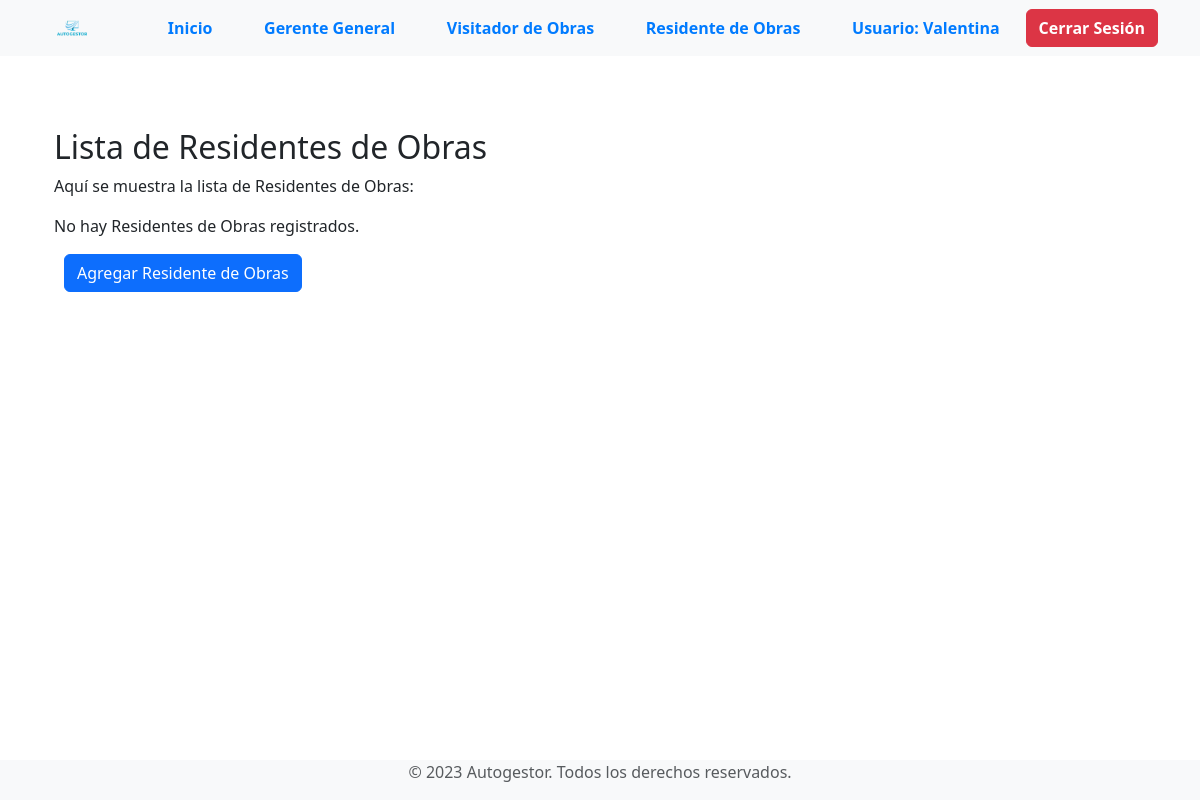
Before: /secciones/empresas/residente/index_residente.php (signed in) with the older database file.
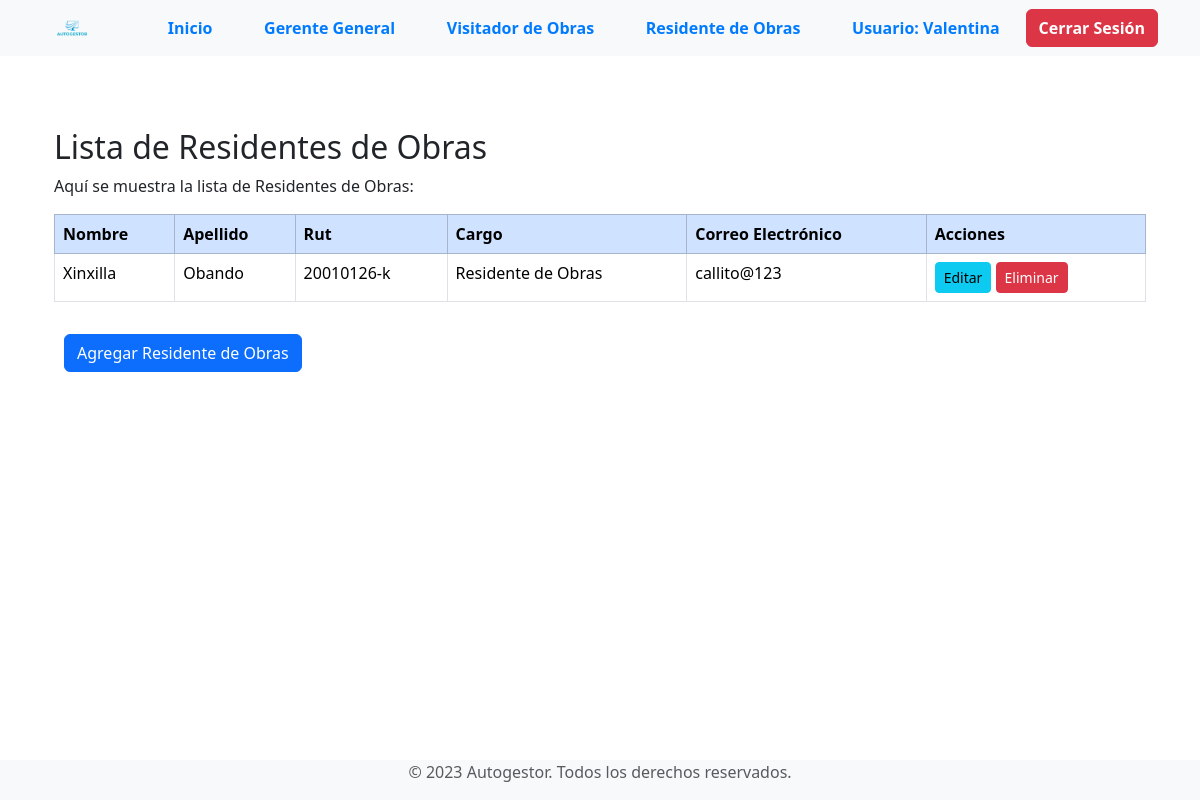
After: the same page with the newer database file.
### tables this page shows
CREATE TABLE `residentes_obra` (
  `id` int(11) NOT NULL,
  `id_empresa` int(11) DEFAULT NULL,
  `nombre` varchar(50) NOT NULL,
  `apellido` varchar(50) NOT NULL,
  `rut` varchar(20) NOT NULL,
  `cargo` varchar(50) NOT NULL,
  `correo` varchar(100) NOT NULL,
  `contrasena` varchar(255) NOT NULL
);

### secciones/empresas/residente/index_residente.php (the view, shortened to what this page needs)
<?php
include("../../../bd.php");
$id_empresa_actual = $_SESSION['id_empresa'];
include("../templates/header_empresa.php");
$sentencia = $conexion->prepare("SELECT * FROM residentes_obra WHERE id_empresa = :id_empresa");
$sentencia->bindParam(":id_empresa", $id_empresa_actual);
$sentencia->execute();
$residentesObras = $sentencia->fetchAll(PDO::FETCH_ASSOC);
?>
<div class="container mt-5">
    <h2>Lista de Residentes de Obras</h2>
    <p>Aquí se muestra la lista de Residentes de Obras:</p>
    <?php if ($residentesObras) : ?>
        <div class="table-responsive">
            <table class="table table-bordered table-hover">
                <thead class="table-primary">
                    <tr>
                        <th scope="col">Nombre</th>
                        <th scope="col">Apellido</th>
                        <th scope="col">Rut</th>
                        <th scope="col">Cargo</th>
                        <th scope="col">Correo Electrónico</th>
                        <th scope="col">Acciones</th>
                    </tr>
                </thead>
                <tbody>
                    <?php foreach ($residentesObras as $residente) : ?>
                        <tr>
                            <td><?php echo $residente['nombre']; ?></td>
                            <td><?php echo $residente['apellido']; ?></td>
                            <td><?php echo $residente['rut']; ?></td>
                            <td><?php echo $residente['cargo']; ?></td>
                            <td><?php echo $residente['correo']; ?></td>
                            <td>
                                <a href='./editar_residente.php?id=<?php echo $residente['id']; ?>' class='btn btn-info btn-sm'>Editar</a>
                                <button class='btn btn-danger btn-sm' onclick='confirmarEliminacion(<?php echo $residente['id']; ?>)'>Eliminar</button>
                            </td>
                        </tr>
                    <?php endforeach; ?>
                </tbody>
            </table>
        </div>
    <?php else : ?>
        <p>No hay Residentes de Obras registrados.</p>
    <?php endif; ?>
    <div class="mt-3">
        <a href="<?php echo $url_base2; ?>residente/crear_residente.php" class="btn btn-primary">Agregar Residente de Obras</a>
    </div>
</div>
<?php include("../templates/footer_empresa.php"); ?>

### secciones/empresas/templates/header_empresa.php (shortened to what this page needs)
<?php
$url_base = "http://localhost/ProyectoOC/";
$url_base2 = "http://localhost/ProyectoOC/secciones/empresas/";
?>
<!doctype html>
<html lang="es">
<head>
    <link href="https://cdn.jsdelivr.net/npm/bootstrap@5.3.2/dist/css/bootstrap.min.css" rel="stylesheet"
>
    <link rel="stylesheet" type="text/css" href="<?php echo $url_base; ?>CSS/styles.css">
</head>
<body class="d-flex flex-column min-vh-100">
<header>
    <nav class="navbar navbar-expand navbar-light bg-light">
            <div class="container">
                <div id="logotipo">
                <a href="<?php echo $url_base2; ?>index_empresa.php">
                    <img src="<?php echo $url_base; ?>img/logo.png" alt="Logotipo de la Web">
                </a>
            </div>
            <div class="collapse navbar-collapse" id="navbarSupportedContent">
                <ul class="navbar-nav mr-auto">
                    <li class="nav-item">
                        <a class="nav-link" href="<?php echo $url_base2; ?>index_empresa.php"><strong>Inicio</strong></a>
                    </li>
                    <li class="nav-item">
                        <a class="nav-link" href="<?php echo $url_base2; ?>gerente_general/index_gerente.php"><strong>Gerente General</strong></a>
                    </li>
                    <li class="nav-item">
                        <a class="nav-link" href="<?php echo $url_base2; ?>visitador_obra/index_visitador.php"><strong>Visitador de Obras</strong></a>
                    </li>
                    <li class="nav-item">
                        <a class="nav-link" href="<?php echo $url_base2; ?>residente/index_residente.php"><strong>Residente de Obras</strong></a>
                    </li>
                    <?php if (isset($_SESSION['nombre_usuario'])) : ?>
                    <li class="nav-item">
                        <a class="nav-link" id="info-usuario" ><strong>Usuario: <?php echo $_SESSION['nombre_usuario']; ?></strong></a>
                    </li>
                    <?php endif; ?>
                </ul>
                <div class="d-flex" >
                    <a href="<?php echo $url_base2; ?>cerrar_sesion.php" class="btn btn-danger ml-2"><strong>Cerrar Sesión</strong></a>
                </div>
            </div>
        </div>
    </nav>
</header>
<main class="container flex-grow-1">
    <br>

### secciones/empresas/templates/footer_empresa.php (shortened to what this page needs)
<br>
</main>
<footer class="bg-light text-center ">
            <p class="text-muted">© <?php echo date("Y"); ?> Autogestor. Todos los derechos reservados.</p>
    </footer>
</body>
</html>

### CSS/styles.css (style rules this page uses)
#logotipo img { width: 30%; margin-left: 15%; }
.navbar-nav { margin-left: auto; }
.navbar-nav a { color: #007BFF; transition: color 0.3s ease; font-weight: bold; }
.btn-outline-primary, .btn-primary { margin-left: 10px; }
html, body { height: 100%; }

### secciones/empresas/templates/header_empresa.php (style rules this page uses)
#logotipo { display: inline-block; }
#logotipo img { height: auto; max-width: 100px; }
.navbar { padding: 0.5rem 1rem; }
.navbar-nav { flex-grow: 1; justify-content: space-around; }
.nav-item a, .nombre-usuario { font-size: 1em; }
#info-usuario { display: flex; align-items: center; }

Changed rows visible on the page:
added residentes_obra: nombre "Xinxilla", apellido "Obando", rut "20010126-k", cargo "Residente de Obras", correo "callito@123"
Other visible differences:
text no longer shown: "No hay Residentes de Obras registrados."
text now shown: "Nombre Apellido Rut Cargo Correo Electrónico Acciones"
